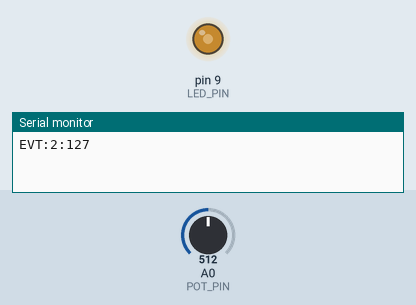
Simulated run of this sketch. Board: Arduino Uno, built with avr-gcc and run on an emulated ATmega328P. Parts: output pins drawn as LEDs (lit = HIGH), the last lines printed to the serial monitor. Inputs (shaded band) come from the test bench; at power-on: A0 (POT_PIN) = 512.

Above: at 1.2 s.
1.3 s: A0 (POT_PIN) set to 716
At 2.0 s:
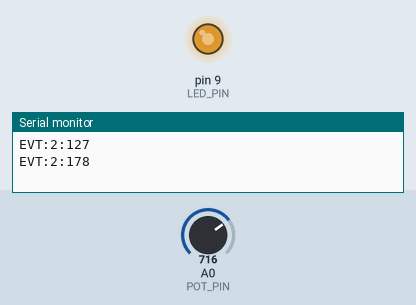
2.8 s: A0 (POT_PIN) set to 900
At 3.3 s:
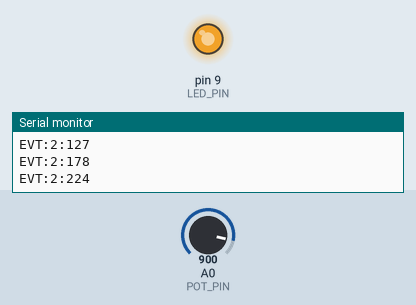
4.3 s: A0 (POT_PIN) set to 122
At 4.6 s:
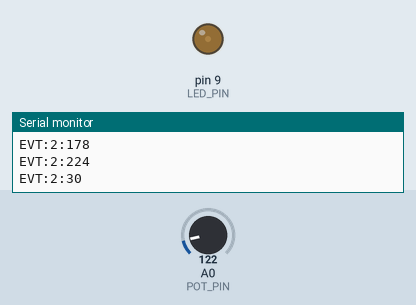
5.8 s: A0 (POT_PIN) set to 0
At 7.0 s:
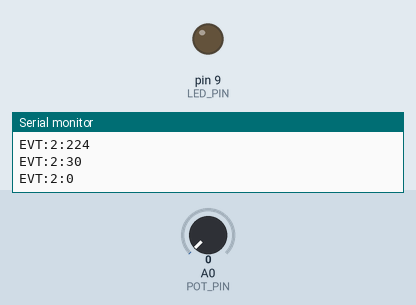
7.3 s: A0 (POT_PIN) set to 511
At 8.5 s:
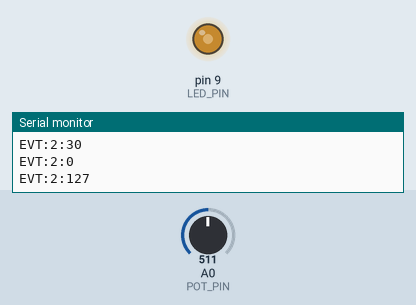
Timing chart, 0 to 9.8 s (numbered marks = the images above; inputs shaded):
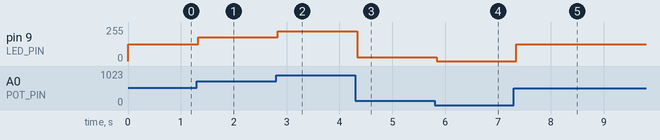

Measured:
- after the input at 1.3 s, pin 9 (LED_PIN): 127/255 → 178/255 at once
- after the input at 2.8 s, pin 9 (LED_PIN): 178/255 → 224/255 at once
- after the input at 4.3 s, pin 9 (LED_PIN): 224/255 → 30/255 at once
- after the input at 5.8 s, pin 9 (LED_PIN): 30/255 → 0/255 at once
- after the input at 7.3 s, pin 9 (LED_PIN): 0/255 → 127/255 at once

The sketch:

02_light_dimmer.ino
```cpp
/*
  Bosqich 02 — Yorug'lik boshqaruvi
  Nurshahar hikoyasi: Arduino Chrome O'yinlari

  Ulanish:
    Potentsiometr chekka oyoqlari -> 5V va GND, o'rta oyoq -> A0
    LED anod -> 220R -> D9 (PWM), katod -> GND

  Protokol: "EVT:2:<0-255>" — o'zgarganda yuboriladi.
*/

const int POT_PIN = A0;
const int LED_PIN = 9;

int lastSent = -1;

void setup() {
  Serial.begin(9600);
  pinMode(LED_PIN, OUTPUT);
}

void loop() {
  int raw = analogRead(POT_PIN);        // 0..1023
  int level = map(raw, 0, 1023, 0, 255); // 0..255
  analogWrite(LED_PIN, level);

  if (abs(level - lastSent) >= 3) {
    Serial.print("EVT:2:");
    Serial.println(level);
    lastSent = level;
  }
  delay(60);
}
```
